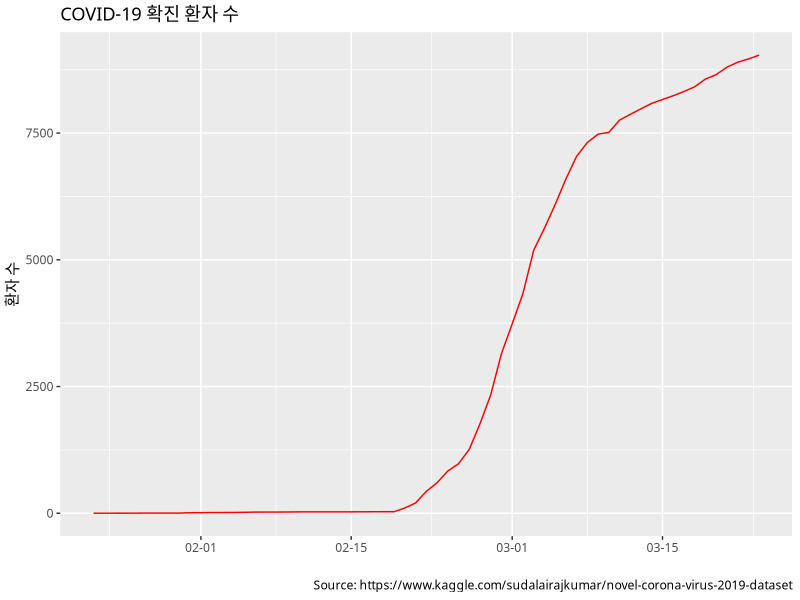
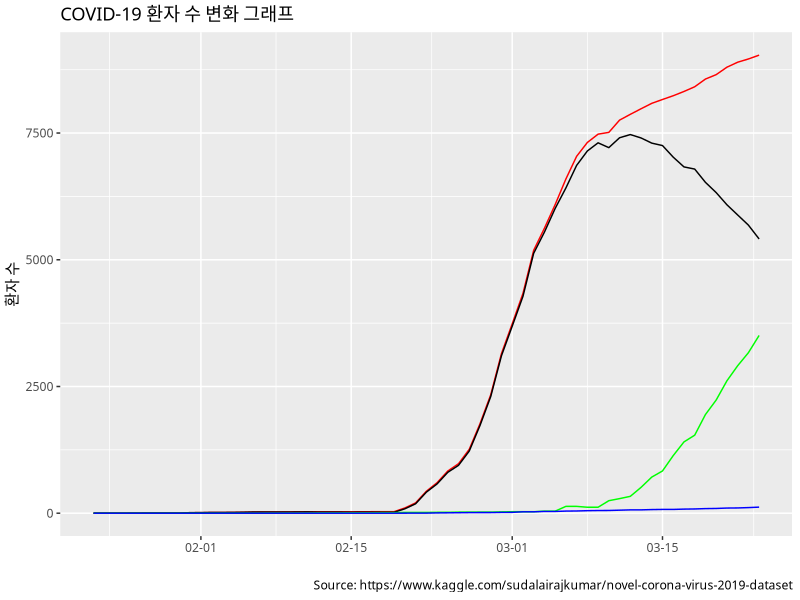
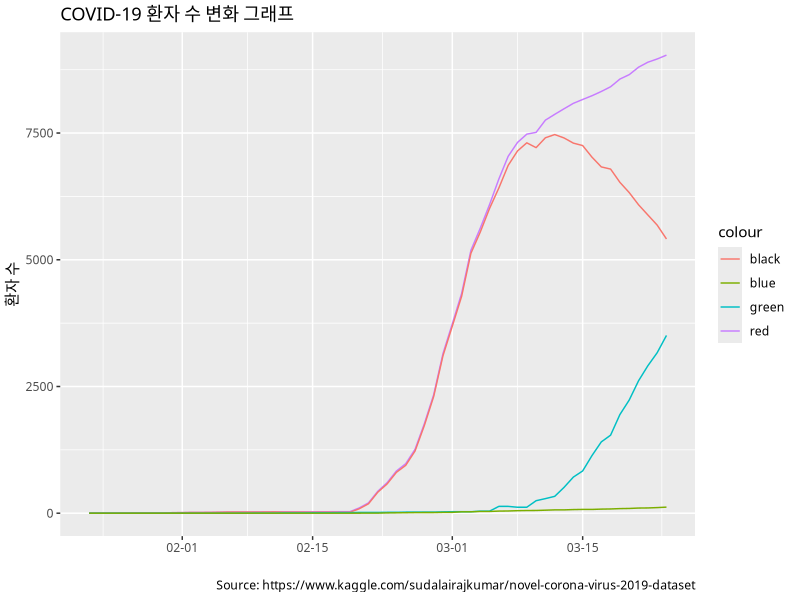
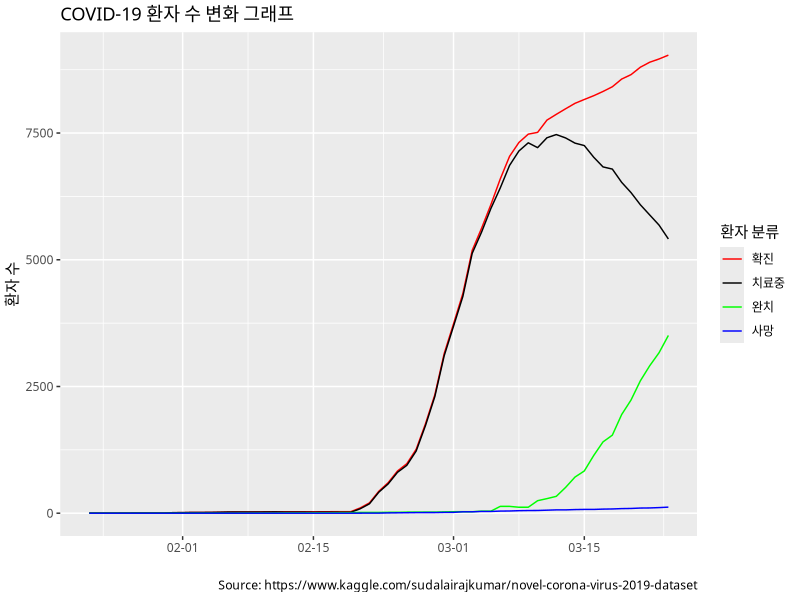
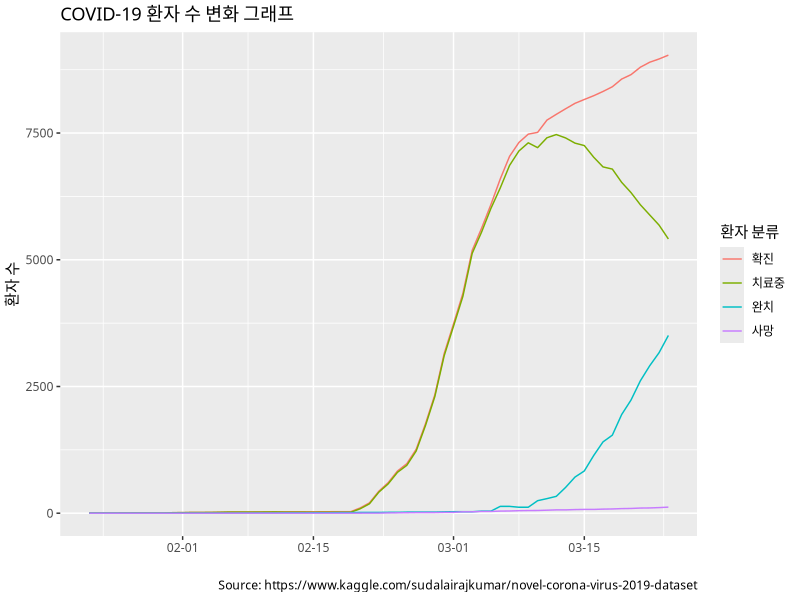
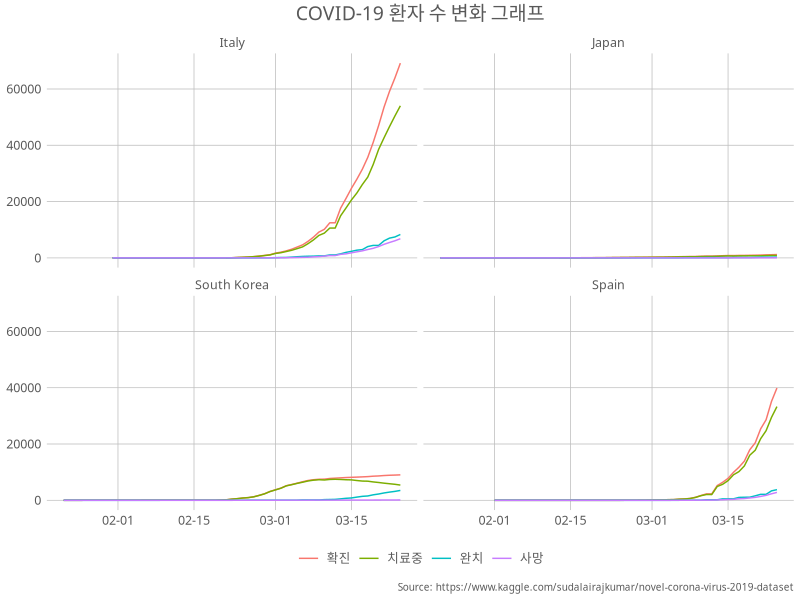
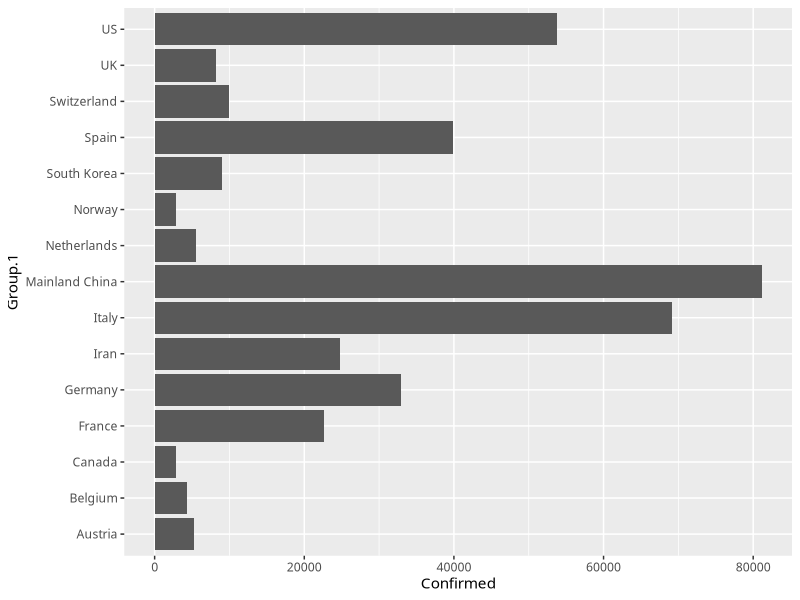
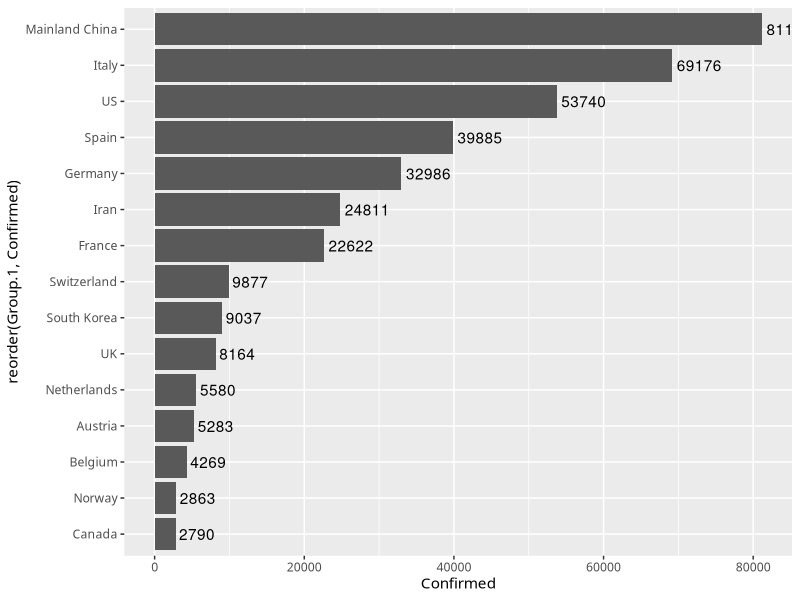

Source code (R) for these figures, in order:
## ---- chunk 1
# 사용할 패키지 추가
library(ggplot2)
library(tidyr)
library(dplyr)
library(ggthemes)
# (Mac 사용자만) 기본 테마에 대해서 한글 깨짐 방지 위해 추가 
theme_set(theme_gray(base_family='AppleMyungjo'))
## ---- chunk 2
# 데이터파일 읽기
covid <- read.csv("covid_19_data.csv")
str(covid)

# 텍스트 형태의 날짜를 Date 객체로 변환
covid$ObservationDate <- as.Date(as.character(covid$ObservationDate), format = "%m/%d/%y")
str(covid)

# 한국의 데이터만 추출
covid_kor <- subset(covid, Country.Region == "South Korea")
str(covid_kor)

# 확진자 수 line plot 작성
p <- ggplot(covid_kor, aes(x=ObservationDate, y=Confirmed)) + geom_line(color="red") + scale_x_date(date_labels = "%m-%d") + labs(title = "COVID-19 확진 환자 수", x="", y="환자 수", caption = "Source: https://www.kaggle.com/sudalairajkumar/novel-corona-virus-2019-dataset") 
p

# 치료 중 환자 수 column 추가
covid_kor$Current <- covid_kor$Confirmed - covid_kor$Deaths - covid_kor$Recovered
str(covid_kor)

# 4개의 라인 동시에 추가 (line의 색으로 구분)
ggplot(covid_kor, aes(x=ObservationDate)) + geom_line(aes(y=Confirmed), color="red") + geom_line(aes(y=Current), color="black") + geom_line(aes(y=Recovered), color="green") + geom_line(aes(y=Deaths), color="blue") + scale_x_date(date_labels = "%m-%d") + labs(title = "COVID-19 환자 수 변화 그래프", x="", y="환자 수", caption = "Source: https://www.kaggle.com/sudalairajkumar/novel-corona-virus-2019-dataset")

# aes 함수에 color를 추가한다면 어떻게 될까?
ggplot(covid_kor, aes(x=ObservationDate)) + geom_line(aes(y=Confirmed, color="red")) + geom_line(aes(y=Current, color="black")) + geom_line(aes(y=Recovered, color="green")) + geom_line(aes(y=Deaths, color="blue")) + scale_x_date(date_labels = "%m-%d") + labs(title = "COVID-19 환자 수 변화 그래프", x="", y="환자 수", caption = "Source: https://www.kaggle.com/sudalairajkumar/novel-corona-virus-2019-dataset") 

# scale_color_manual 활용하여 범례 표시 수정
ggplot(covid_kor, aes(x=ObservationDate)) + geom_line(aes(y=Confirmed, color="con")) + geom_line(aes(y=Current, color="cur")) + geom_line(aes(y=Recovered, color="rec")) + geom_line(aes(y=Deaths, color="dea")) + scale_x_date(date_labels = "%m-%d") + labs(title = "COVID-19 환자 수 변화 그래프", x="", y="환자 수", caption = "Source: https://www.kaggle.com/sudalairajkumar/novel-corona-virus-2019-dataset", color="환자 분류") + scale_color_manual(breaks=c("con", "cur", "rec", "dea"),labels=c("확진", "치료중", "완치", "사망"), values=c("red", "black", "green", "blue"))

# 환자 유형을 column으로 가지는 새로운 데이터프레임 생성
# tidyr 패키지의 gather() 사용
covid_kor2 <- gather(covid_kor, key="type", value="count", Confirmed:Current)
str(covid_kor2)

covid_kor2$type <- factor(covid_kor2$type, levels=c("Confirmed", "Current", "Recovered", "Deaths"), labels=c("확진", "치료중","완치","사망"))

# line plot 동시에 작성
ggplot(covid_kor2, aes(x=ObservationDate, y=count, color= type)) + geom_line() + scale_x_date(date_labels = "%m-%d") + labs(title = "COVID-19 환자 수 변화 그래프", x="", y="환자 수", caption = "Source: https://www.kaggle.com/sudalairajkumar/novel-corona-virus-2019-dataset", color="환자 분류")
## ---- chunk 3
# 한국, 이탈리아, 일본, 스페인 데이터 추출
covid2 <- subset(covid, Country.Region == "South Korea" | Country.Region == "Italy" | Country.Region == "Japan" | Country.Region == "Spain")
str(covid2)

#치료중 환자 칼럼 추가
covid2$Current <- covid2$Confirmed - covid2$Deaths - covid2$Recovered

# 환자유형을 column으로 가지는 새로운 데이터프레임 생성
covid_2s <- gather(covid2, key="type", value="count", Confirmed:Current)
str(covid_2s)

covid_2s$type <- factor(covid_2s$type, levels=c("Confirmed", "Current", "Recovered", "Deaths"), labels=c("확진", "치료중","완치","사망"))

# 4개 국가의 환자수 변화 그래프를 동시에 시각화
ggplot(covid_2s, aes(x=ObservationDate, y=count, color=type)) + geom_line() + scale_x_date(date_labels = "%m-%d") + labs(title = "COVID-19 환자 수 변화 그래프", x="", y="환자 수", caption = "Source: https://www.kaggle.com/sudalairajkumar/novel-corona-virus-2019-dataset", color="환자 분류") + facet_wrap(~Country.Region) + theme_excel_new() +  theme(text = element_text(family = "AppleMyungjo"))
## ---- chunk 4
# 2020/03/24 시점의 누적 확진자 수 추출
covid_now <- subset(covid, ObservationDate == "2020-03-24")
str(covid_now)

# 국가, 환자수 데이터만 추출
covid_now <- covid_now[, c(4, 6, 7, 8)]
str(covid_now)

# 국가 하나가 여러 state로 나누어져 있는 경우, 하나의 국가에 대한 값으로 sum
# aggregate() 함수 사용
covid_agg <- aggregate(x=covid_now[-1], by=list(covid_now$Country.Region), sum)
str(covid_agg)

# 확진자 수가 많은 15개의 국가를 추출하기 위해 데이터프레임을 Confirmed에 따라 정렬함
# dplyr 패키지의 arrange() 함수 사용
covid_agg_ordered <- arrange(covid_agg, -Confirmed)

# 상위 15개 국가 데이터를 추출
covid_agg_15 <- covid_agg_ordered[1:15,] 

# bar chart 그리기
ggplot(covid_agg_15, aes(x=Group.1, y=Confirmed)) + geom_bar(stat="identity") + coord_flip()

# 확진자 수에 따라 bar 정렬
p <- ggplot(covid_agg_15, aes(x=reorder(Group.1, Confirmed), y=Confirmed)) + geom_bar(stat="identity") + coord_flip()

# label 추가
p <- p + geom_text(aes(label=Confirmed), hjust=-0.1)
p

# y축 범위 조정
p <- p + scale_y_continuous(limits=c(0, 85000))
p

# customizing
p + labs(x="", y="확진자 수", title="국가 별 COVID-19 확진자 수", subtitle="2020년 3월 24일 기준", caption = "Source: https://www.kaggle.com/sudalairajkumar/novel-corona-virus-2019-dataset") + theme_fivethirtyeight() + theme(text = element_text(family = "AppleMyungjo"))

